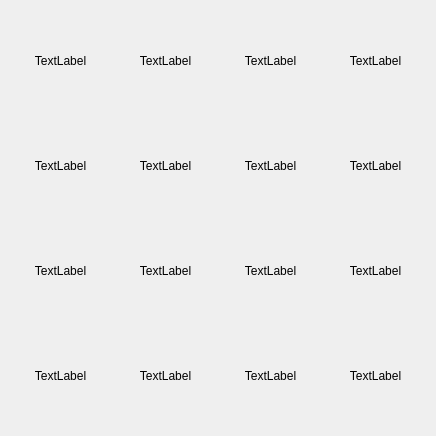
<?xml version="1.0" encoding="UTF-8"?>
<ui version="4.0">
 <class>field4</class>
 <widget class="QWidget" name="field4">
  <property name="geometry">
   <rect>
    <x>0</x>
    <y>0</y>
    <width>436</width>
    <height>436</height>
   </rect>
  </property>
  <property name="minimumSize">
   <size>
    <width>400</width>
    <height>400</height>
   </size>
  </property>
  <property name="maximumSize">
   <size>
    <width>436</width>
    <height>436</height>
   </size>
  </property>
  <property name="windowTitle">
   <string>Form</string>
  </property>
  <layout class="QGridLayout" name="gridLayout">
   <item row="0" column="0">
    <widget class="QLabel" name="tile_0_0">
     <property name="minimumSize">
      <size>
       <width>0</width>
       <height>0</height>
      </size>
     </property>
     <property name="maximumSize">
      <size>
       <width>100</width>
       <height>100</height>
      </size>
     </property>
     <property name="text">
      <string>TextLabel</string>
     </property>
     <property name="alignment">
      <set>Qt::AlignCenter</set>
     </property>
    </widget>
   </item>
   <item row="0" column="1">
    <widget class="QLabel" name="tile_0_1">
     <property name="minimumSize">
      <size>
       <width>0</width>
       <height>0</height>
      </size>
     </property>
     <property name="maximumSize">
      <size>
       <width>100</width>
       <height>100</height>
      </size>
     </property>
     <property name="text">
      <string>TextLabel</string>
     </property>
     <property name="alignment">
      <set>Qt::AlignCenter</set>
     </property>
    </widget>
   </item>
   <item row="0" column="2">
    <widget class="QLabel" name="tile_0_2">
     <property name="minimumSize">
      <size>
       <width>0</width>
       <height>0</height>
      </size>
     </property>
     <property name="maximumSize">
      <size>
       <width>100</width>
       <height>100</height>
      </size>
     </property>
     <property name="text">
      <string>TextLabel</string>
     </property>
     <property name="alignment">
      <set>Qt::AlignCenter</set>
     </property>
    </widget>
   </item>
   <item row="0" column="3">
    <widget class="QLabel" name="tile_0_3">
     <property name="minimumSize">
      <size>
       <width>0</width>
       <height>0</height>
      </size>
     </property>
     <property name="maximumSize">
      <size>
       <width>100</width>
       <height>100</height>
      </size>
     </property>
     <property name="text">
      <string>TextLabel</string>
     </property>
     <property name="alignment">
      <set>Qt::AlignCenter</set>
     </property>
    </widget>
   </item>
   <item row="1" column="0">
    <widget class="QLabel" name="tile_1_0">
     <property name="minimumSize">
      <size>
       <width>0</width>
       <height>0</height>
      </size>
     </property>
     <property name="maximumSize">
      <size>
       <width>100</width>
       <height>100</height>
      </size>
     </property>
     <property name="text">
      <string>TextLabel</string>
     </property>
     <property name="alignment">
      <set>Qt::AlignCenter</set>
     </property>
    </widget>
   </item>
   <item row="1" column="1">
    <widget class="QLabel" name="tile_1_1">
     <property name="minimumSize">
      <size>
       <width>0</width>
       <height>0</height>
      </size>
     </property>
     <property name="maximumSize">
      <size>
       <width>100</width>
       <height>100</height>
      </size>
     </property>
     <property name="text">
      <string>TextLabel</string>
     </property>
     <property name="alignment">
      <set>Qt::AlignCenter</set>
     </property>
    </widget>
   </item>
   <item row="1" column="2">
    <widget class="QLabel" name="tile_1_2">
     <property name="minimumSize">
      <size>
       <width>0</width>
       <height>0</height>
      </size>
     </property>
     <property name="maximumSize">
      <size>
       <width>100</width>
       <height>100</height>
      </size>
     </property>
     <property name="text">
      <string>TextLabel</string>
     </property>
     <property name="alignment">
      <set>Qt::AlignCenter</set>
     </property>
    </widget>
   </item>
   <item row="1" column="3">
    <widget class="QLabel" name="tile_1_3">
     <property name="minimumSize">
      <size>
       <width>0</width>
       <height>0</height>
      </size>
     </property>
     <property name="maximumSize">
      <size>
       <width>100</width>
       <height>100</height>
      </size>
     </property>
     <property name="text">
      <string>TextLabel</string>
     </property>
     <property name="alignment">
      <set>Qt::AlignCenter</set>
     </property>
    </widget>
   </item>
   <item row="2" column="0">
    <widget class="QLabel" name="tile_2_0">
     <property name="minimumSize">
      <size>
       <width>0</width>
       <height>0</height>
      </size>
     </property>
     <property name="maximumSize">
      <size>
       <width>100</width>
       <height>100</height>
      </size>
     </property>
     <property name="text">
      <string>TextLabel</string>
     </property>
     <property name="alignment">
      <set>Qt::AlignCenter</set>
     </property>
    </widget>
   </item>
   <item row="2" column="1">
    <widget class="QLabel" name="tile_2_1">
     <property name="minimumSize">
      <size>
       <width>0</width>
       <height>0</height>
      </size>
     </property>
     <property name="maximumSize">
      <size>
       <width>100</width>
       <height>100</height>
      </size>
     </property>
     <property name="text">
      <string>TextLabel</string>
     </property>
     <property name="alignment">
      <set>Qt::AlignCenter</set>
     </property>
    </widget>
   </item>
   <item row="2" column="2">
    <widget class="QLabel" name="tile_2_2">
     <property name="minimumSize">
      <size>
       <width>0</width>
       <height>0</height>
      </size>
     </property>
     <property name="maximumSize">
      <size>
       <width>100</width>
       <height>100</height>
      </size>
     </property>
     <property name="text">
      <string>TextLabel</string>
     </property>
     <property name="alignment">
      <set>Qt::AlignCenter</set>
     </property>
    </widget>
   </item>
   <item row="2" column="3">
    <widget class="QLabel" name="tile_2_3">
     <property name="minimumSize">
      <size>
       <width>0</width>
       <height>0</height>
      </size>
     </property>
     <property name="maximumSize">
      <size>
       <width>100</width>
       <height>100</height>
      </size>
     </property>
     <property name="text">
      <string>TextLabel</string>
     </property>
     <property name="alignment">
      <set>Qt::AlignCenter</set>
     </property>
    </widget>
   </item>
   <item row="3" column="0">
    <widget class="QLabel" name="tile_3_0">
     <property name="minimumSize">
      <size>
       <width>0</width>
       <height>0</height>
      </size>
     </property>
     <property name="maximumSize">
      <size>
       <width>100</width>
       <height>100</height>
      </size>
     </property>
     <property name="text">
      <string>TextLabel</string>
     </property>
     <property name="alignment">
      <set>Qt::AlignCenter</set>
     </property>
    </widget>
   </item>
   <item row="3" column="1">
    <widget class="QLabel" name="tile_3_1">
     <property name="minimumSize">
      <size>
       <width>0</width>
       <height>0</height>
      </size>
     </property>
     <property name="maximumSize">
      <size>
       <width>100</width>
       <height>100</height>
      </size>
     </property>
     <property name="text">
      <string>TextLabel</string>
     </property>
     <property name="alignment">
      <set>Qt::AlignCenter</set>
     </property>
    </widget>
   </item>
   <item row="3" column="2">
    <widget class="QLabel" name="tile_3_2">
     <property name="minimumSize">
      <size>
       <width>0</width>
       <height>0</height>
      </size>
     </property>
     <property name="maximumSize">
      <size>
       <width>100</width>
       <height>100</height>
      </size>
     </property>
     <property name="text">
      <string>TextLabel</string>
     </property>
     <property name="alignment">
      <set>Qt::AlignCenter</set>
     </property>
    </widget>
   </item>
   <item row="3" column="3">
    <widget class="QLabel" name="tile_3_3">
     <property name="minimumSize">
      <size>
       <width>0</width>
       <height>0</height>
      </size>
     </property>
     <property name="maximumSize">
      <size>
       <width>100</width>
       <height>100</height>
      </size>
     </property>
     <property name="text">
      <string>TextLabel</string>
     </property>
     <property name="alignment">
      <set>Qt::AlignCenter</set>
     </property>
    </widget>
   </item>
  </layout>
 </widget>
 <resources/>
 <connections/>
</ui>
